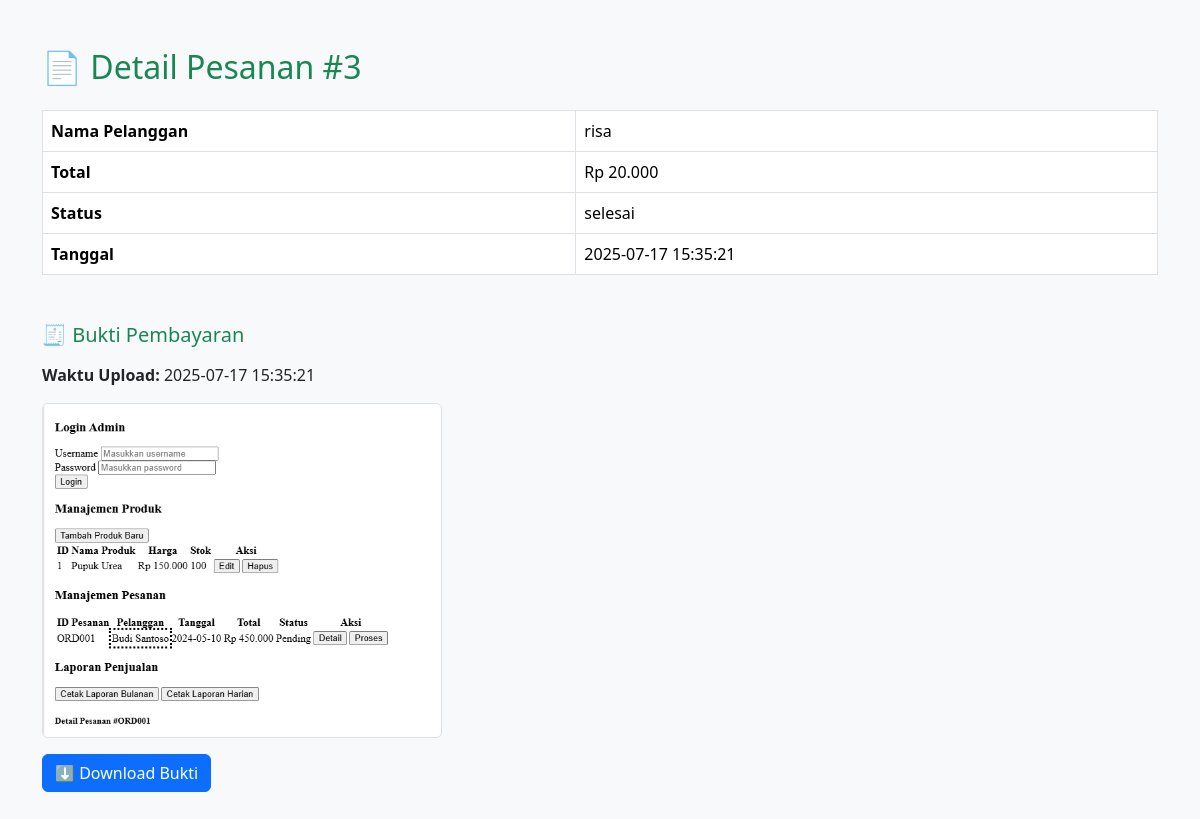
/admin/pages/detail_order.php?id=3, run on the app's committed database.
### tables this page shows
CREATE TABLE `orders` (
  `id` int(11) NOT NULL,
  `customer_name` varchar(100) DEFAULT NULL,
  `user_id` int(11) DEFAULT NULL,
  `total` int(11) DEFAULT NULL,
  `status` enum('menunggu','dibayar','dikemas','dikirim','selesai') DEFAULT 'menunggu',
  `delivery_method` varchar(20) DEFAULT NULL,
  `created_at` datetime DEFAULT current_timestamp(),
  `order_date` datetime DEFAULT current_timestamp(),
  `address` text DEFAULT NULL
);

CREATE TABLE `payments` (
  `id` int(11) NOT NULL,
  `order_id` int(11) DEFAULT NULL,
  `file_path` varchar(255) DEFAULT NULL,
  `uploaded_at` datetime DEFAULT current_timestamp()
);

### admin/pages/detail_order.php (the view, shortened to what this page needs)
<?php
include '../db.php';
$order_id = (int)$_GET['id'];
$stmt = $conn->prepare("SELECT * FROM orders WHERE id = ?");
$stmt->bind_param("i", $order_id);
$stmt->execute();
$result = $stmt->get_result();
$order = $result->fetch_assoc();
?>
<!DOCTYPE html>
<html lang="id">
<head>
  <link href="https://cdn.jsdelivr.net/npm/bootstrap@5.3.3/dist/css/bootstrap.min.css" rel="stylesheet">
</head>
<body class="bg-light">
<div class="container my-5">
  <h2 class="mb-4 text-success">📄 Detail Pesanan #<?= $order['id'] ?></h2>
  <table class="table table-bordered">
    <tr><th>Nama Pelanggan</th><td><?= htmlspecialchars($order['customer_name']) ?></td></tr>
    <tr><th>Total</th><td>Rp <?= number_format($order['total'], 0, ',', '.') ?></td></tr>
    <tr><th>Status</th><td><?= $order['status'] ?></td></tr>
    <tr><th>Tanggal</th><td><?= $order['created_at'] ?></td></tr>
  </table>
  <h5 class="mt-5 mb-3 text-success">🧾 Bukti Pembayaran</h5>
  <?php
  $bukti = $conn->query("SELECT * FROM payments WHERE order_id = $order_id")->fetch_assoc();
  if ($bukti && !empty($bukti['file_path'])):
    $filePath = "../../uploads/bukti/" . htmlspecialchars($bukti['file_path']);
  ?>
    <p><strong>Waktu Upload:</strong> <?= $bukti['uploaded_at'] ?></p>
    <img src="<?= $filePath ?>" alt="Bukti Transfer" class="img-fluid rounded border mb-3" style="max-width: 400px; display: block;">
    <a href="<?= $filePath ?>" download class="btn btn-primary me-2">⬇️ Download Bukti</a>
  <?php else: ?>
    <p class="text-muted">Belum ada bukti pembayaran yang diunggah.</p>
  <?php endif; ?>
</div>
</body>
</html>

### data on the page
orders: id "3", customer_name "risa", total "20.000", status "selesai", created_at "2025-07-17 15:35:21"
payments: uploaded_at "2025-07-17 15:35:21", file_path (picture)
